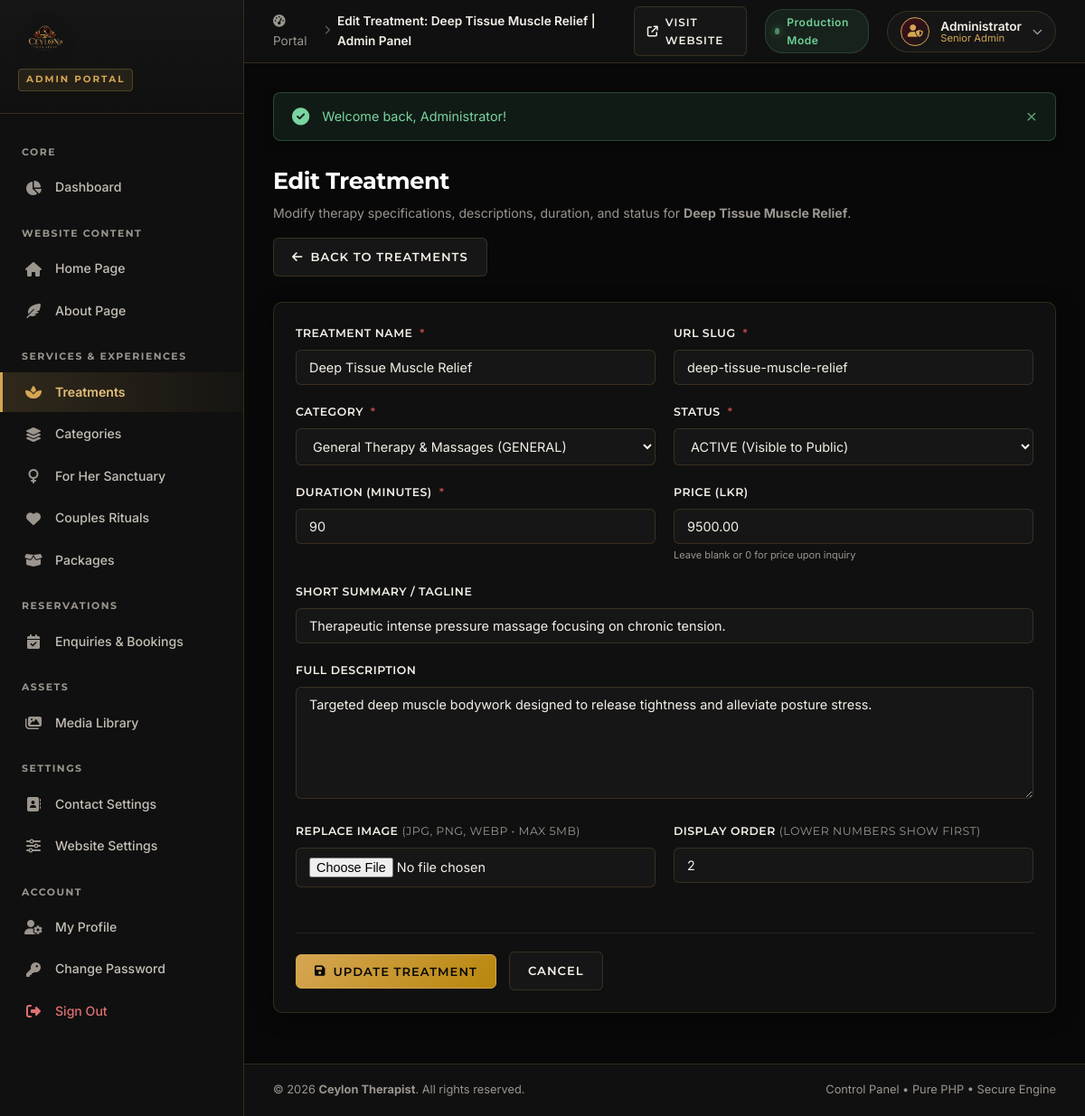
The page /admin/services/edit.php?id=2 (signed in) on the database its author committed.
### tables this page shows
CREATE TABLE IF NOT EXISTS `services` (
    `id` INT UNSIGNED AUTO_INCREMENT PRIMARY KEY,
    `category_id` INT UNSIGNED NOT NULL,
    `name` VARCHAR(150) NOT NULL,
    `slug` VARCHAR(150) NOT NULL UNIQUE,
    `short_description` VARCHAR(255) NULL,
    `description` TEXT NULL,
    `duration_minutes` INT UNSIGNED DEFAULT 60,
    `price` DECIMAL(10,2) NULL DEFAULT NULL,
    `image` VARCHAR(255) NULL,
    `status` ENUM('ACTIVE', 'INACTIVE') DEFAULT 'ACTIVE',
    `display_order` INT DEFAULT 0,
    `created_at` TIMESTAMP DEFAULT CURRENT_TIMESTAMP,
    `updated_at` TIMESTAMP DEFAULT CURRENT_TIMESTAMP ON UPDATE CURRENT_TIMESTAMP,
    CONSTRAINT `fk_services_category` FOREIGN KEY (`category_id`) 
        REFERENCES `service_categories` (`id`) ON DELETE CASCADE ON UPDATE CASCADE
);

CREATE TABLE IF NOT EXISTS `service_categories` (
    `id` INT UNSIGNED AUTO_INCREMENT PRIMARY KEY,
    `code` VARCHAR(50) NOT NULL UNIQUE,
    `name` VARCHAR(100) NOT NULL,
    `description` TEXT NULL,
    `display_order` INT DEFAULT 0,
    `created_at` TIMESTAMP DEFAULT CURRENT_TIMESTAMP
);

### views/admin/services/edit.php (the view, shortened to what the rows shown need)
<?php require BASE_PATH . '/views/layouts/admin-header.php'; ?>
<?php require BASE_PATH . '/views/layouts/admin-sidebar.php'; ?>
<div class="admin-page-header">
    <div class="page-title-wrap">
        <h1>Edit Treatment</h1>
        <p>Modify therapy specifications, descriptions, duration, and status for <strong><?= e($service['name']) ?></strong>.</p>
    </div>
    <div class="admin-header-actions">
        <a href="<?= baseUrl('admin/services/index.php') ?>" class="btn-admin btn-admin-secondary">
            <i class="fa-solid fa-arrow-left"></i> Back to Treatments
        </a>
    </div>
</div>
<div class="admin-card">
    <form action="<?= baseUrl('admin/services/edit.php?id=' . (int)$service['id']) ?>" method="POST" enctype="multipart/form-data">
        <div class="form-grid-2">
            <div class="form-group">
                <label for="name">Treatment Name <span class="required">*</span></label>
                <input type="text" id="name" name="name" class="admin-input" required value="<?= e($service['name']) ?>">
            </div>
            <div class="form-group">
                <label for="slug">URL Slug <span class="required">*</span></label>
                <input type="text" id="slug" name="slug" class="admin-input" required value="<?= e($service['slug']) ?>">
            </div>
        </div>
        <div class="form-grid-2">
            <div class="form-group">
                <label for="category_id">Category <span class="required">*</span></label>
                <select id="category_id" name="category_id" class="admin-select" required>
                    <?php foreach ($categories as $cat): ?>
                        <option value="<?= (int)$cat['id'] ?>" <?= (int)$service['category_id'] === (int)$cat['id'] ? 'selected' : '' ?>>
                            <?= e($cat['name']) ?> (<?= e($cat['code']) ?>)
                        </option>
                    <?php endforeach; ?>
                </select>
            </div>
            <div class="form-group">
                <label for="status">Status <span class="required">*</span></label>
                <select id="status" name="status" class="admin-select" required>
                    <option value="ACTIVE" <?= $service['status'] === 'ACTIVE' ? 'selected' : '' ?>>ACTIVE (Visible to Public)</option>
                </select>
            </div>
        </div>
        <div class="form-grid-2">
            <div class="form-group">
                <label for="duration_minutes">Duration (Minutes) <span class="required">*</span></label>
                <input type="number" id="duration_minutes" name="duration_minutes" class="admin-input" required min="15" step="15" value="<?= (int)$service['duration_minutes'] ?>">
            </div>
            <div class="form-group">
                <label for="price">Price (<?= defined('DEFAULT_CURRENCY') ? DEFAULT_CURRENCY : 'LKR' ?>)</label>
                <input type="number" id="price" name="price" class="admin-input" min="0" step="0.01" placeholder="e.g. 8500.00" value="<?= !empty($service['price']) ? e((string)$service['price']) : '' ?>">
                <small style="color:var(--admin-muted);font-size:11px;">Leave blank or 0 for price upon inquiry</small>
            </div>
        </div>
        <div class="form-group">
            <label for="short_description">Short Summary / Tagline</label>
            <input type="text" id="short_description" name="short_description" class="admin-input" value="<?= e($service['short_description'] ?? '') ?>">
        </div>
        <div class="form-group">
            <label for="description">Full Description</label>
            <textarea id="description" name="description" class="admin-textarea" rows="6"><?= e($service['description'] ?? '') ?></textarea>
        </div>
        <div class="form-grid-2">
            <div class="form-group">
                <label for="image">Replace Image <span style="color:var(--admin-muted);font-weight:normal;">(JPG, PNG, WEBP &bull; Max 5MB)</span></label>
                <input type="file" id="image" name="image" class="admin-input" accept="image/jpeg,image/png,image/webp">
            </div>
            <div class="form-group">
                <label for="display_order">Display Order <span style="color:var(--admin-muted);font-weight:normal;">(Lower numbers show first)</span></label>
                <input type="number" id="display_order" name="display_order" class="admin-input" value="<?= (int)$service['display_order'] ?>">
            </div>
        </div>
        <div class="form-actions">
            <button type="submit" class="btn-admin btn-admin-gold">
                <i class="fa-solid fa-floppy-disk"></i> Update Treatment
            </button>
            <a href="<?= baseUrl('admin/services/index.php') ?>" class="btn-admin btn-admin-secondary">Cancel</a>
        </div>
    </form>
</div>
<?php require BASE_PATH . '/views/layouts/admin-footer.php'; ?>

### views/layouts/admin-sidebar.php (shortened to what the rows shown need)
<?php
$admin = currentAdmin();
$scriptName = str_replace('\\', '/', $_SERVER['SCRIPT_NAME'] ?? '');
?>
<aside class="admin-sidebar" id="adminSidebar">
    <div class="sidebar-brand">
        <a href="<?= baseUrl('admin/dashboard.php') ?>" class="brand-link">
            <img src="<?= assetUrl('images/branding/logo.png') ?>" alt="Ceylon Therapist" class="admin-sidebar-logo">
        </a>
        <span class="badge-portal">ADMIN PORTAL</span>
    </div>
    <nav class="sidebar-nav" aria-label="Admin Navigation">
        <div class="nav-section-title">CORE</div>
        <ul class="nav-group">
            <li class="nav-item">
                <a href="<?= baseUrl('admin/dashboard.php') ?>" class="nav-link <?= strpos($scriptName, 'dashboard.php') !== false ? 'active' : '' ?>">
                    <i class="fa-solid fa-chart-pie nav-icon"></i>
                    <span class="nav-text">Dashboard</span>
                </a>
            </li>
        </ul>
        <div class="nav-section-title">WEBSITE CONTENT</div>
        <ul class="nav-group">
            <li class="nav-item">
                <a href="<?= baseUrl('admin/content/home.php') ?>" class="nav-link <?= strpos($scriptName, 'content/home.php') !== false ? 'active' : '' ?>">
                    <i class="fa-solid fa-house nav-icon"></i>
                    <span class="nav-text">Home Page</span>
                </a>
            </li>
            <li class="nav-item">
                <a href="<?= baseUrl('admin/content/about.php') ?>" class="nav-link <?= strpos($scriptName, 'content/about.php') !== false ? 'active' : '' ?>">
                    <i class="fa-solid fa-feather-pointed nav-icon"></i>
                    <span class="nav-text">About Page</span>
                </a>
            </li>
        </ul>
        <div class="nav-section-title">SERVICES & EXPERIENCES</div>
        <ul class="nav-group">
            <li class="nav-item">
                <a href="<?= baseUrl('admin/services/index.php') ?>" class="nav-link <?= (strpos($scriptName, 'admin/services/') !== false && !isset($_GET['category'])) ? 'active' : '' ?>">
                    <i class="fa-solid fa-spa nav-icon"></i>
                    <span class="nav-text">Treatments</span>
                </a>
            </li>
            <li class="nav-item">
                <a href="<?= baseUrl('admin/categories/index.php') ?>" class="nav-link <?= strpos($scriptName, 'admin/categories/') !== false ? 'active' : '' ?>">
                    <i class="fa-solid fa-layer-group nav-icon"></i>
                    <span class="nav-text">Categories</span>
                </a>
            </li>
            <li class="nav-item">
                <a href="<?= baseUrl('admin/services/index.php?category=FOR_HER') ?>" class="nav-link <?= (isset($_GET['category']) && strtoupper((string)$_GET['category']) === 'FOR_HER') ? 'active' : '' ?>">
                    <i class="fa-solid fa-venus nav-icon"></i>
                    <span class="nav-text">For Her Sanctuary</span>
                </a>
            </li>
            <li class="nav-item">
                <a href="<?= baseUrl('admin/services/index.php?category=COUPLES') ?>" class="nav-link <?= (isset($_GET['category']) && strtoupper((string)$_GET['category']) === 'COUPLES') ? 'active' : '' ?>">
                    <i class="fa-solid fa-heart nav-icon"></i>
                    <span class="nav-text">Couples Rituals</span>
                </a>
            </li>
            <li class="nav-item">
                <a href="<?= baseUrl('admin/packages/index.php') ?>" class="nav-link <?= strpos($scriptName, 'admin/packages/') !== false ? 'active' : '' ?>">
                    <i class="fa-solid fa-box-open nav-icon"></i>
                    <span class="nav-text">Packages</span>
                </a>
            </li>
        </ul>
        <div class="nav-section-title">RESERVATIONS</div>
        <ul class="nav-group">
            <li class="nav-item">
                <a href="<?= baseUrl('admin/enquiries/index.php') ?>" class="nav-link <?= strpos($scriptName, 'admin/enquiries/') !== false ? 'active' : '' ?>">
                    <i class="fa-solid fa-calendar-check nav-icon"></i>
                    <span class="nav-text">Enquiries & Bookings</span>
                </a>
            </li>
        </ul>
        <div class="nav-section-title">ASSETS</div>
        <ul class="nav-group">
            <li class="nav-item">
                <a href="<?= baseUrl('admin/media/index.php') ?>" class="nav-link <?= strpos($scriptName, 'admin/media/') !== false ? 'active' : '' ?>">
                    <i class="fa-solid fa-images nav-icon"></i>
                    <span class="nav-text">Media Library</span>
                </a>
            </li>
        </ul>
        <div class="nav-section-title">SETTINGS</div>
        <ul class="nav-group">
            <li class="nav-item">
                <a href="<?= baseUrl('admin/settings/contact.php') ?>" class="nav-link <?= strpos($scriptName, 'settings/contact.php') !== false ? 'active' : '' ?>">
                    <i class="fa-solid fa-address-book nav-icon"></i>
                    <span class="nav-text">Contact Settings</span>
                </a>
            </li>
            <li class="nav-item">
                <a href="<?= baseUrl('admin/settings/site.php') ?>" class="nav-link <?= strpos($scriptName, 'settings/site.php') !== false ? 'active' : '' ?>">
                    <i class="fa-solid fa-sliders nav-icon"></i>
                    <span class="nav-text">Website Settings</span>
                </a>
            </li>
        </ul>
        <div class="nav-section-title">ACCOUNT</div>
        <ul class="nav-group">
            <li class="nav-item">
                <a href="<?= baseUrl('admin/profile/index.php') ?>" class="nav-link <?= (strpos($scriptName, 'admin/profile/index.php') !== false || ($scriptName === 'admin/profile/')) ? 'active' : '' ?>">
                    <i class="fa-solid fa-user-gear nav-icon"></i>
                    <span class="nav-text">My Profile</span>
                </a>
            </li>
            <li class="nav-item">
                <a href="<?= baseUrl('admin/profile/change-password.php') ?>" class="nav-link <?= strpos($scriptName, 'change-password.php') !== false ? 'active' : '' ?>">
                    <i class="fa-solid fa-key nav-icon"></i>
                    <span class="nav-text">Change Password</span>
                </a>
            </li>
            <li class="nav-item">
                <a href="<?= baseUrl('logout.php') ?>" class="nav-link nav-logout">
                    <i class="fa-solid fa-right-from-bracket nav-icon"></i>
                    <span class="nav-text">Sign Out</span>
                </a>
            </li>
        </ul>
    </nav>
</aside>
<div class="admin-main-container">
    <header class="admin-topbar">
        <div class="topbar-left">
            <div class="topbar-breadcrumbs">
                <span class="breadcrumb-item"><a href="<?= baseUrl('admin/dashboard.php') ?>"><i class="fa-solid fa-gauge-high"></i> Portal</a></span>
                <span class="breadcrumb-sep"><i class="fa-solid fa-chevron-right"></i></span>
                <span class="breadcrumb-item active"><?= e($pageTitle ?? 'Dashboard') ?></span>
            </div>
        </div>
        <div class="topbar-right">
            <a href="<?= baseUrl('index.php') ?>" target="_blank" class="btn-admin btn-admin-secondary" style="font-size:12px;padding:7px 14px;display:flex;align-items:center;gap:7px;text-decoration:none;" title="Open Public Website in New Tab">
                <i class="fa-solid fa-arrow-up-right-from-square"></i> Visit Website
            </a>
            <div class="topbar-badge-live">
                <span class="live-dot"></span>
                <span>Production Mode</span>
            </div>
            <div class="admin-profile-pill">
                <div class="profile-avatar-circle">
                    <i class="fa-solid fa-user-shield"></i>
                </div>
                <div class="profile-meta">
                    <span class="profile-name"><?= e($admin['name'] ?? 'Administrator') ?></span>
                    <span class="profile-role">Senior Admin</span>
                </div>
                <i class="fa-solid fa-chevron-down profile-arrow"></i>
            </div>
        </div>
    </header>
    <main class="admin-workspace">
        <?php if (hasFlash('success')): ?>
            <div class="admin-alert admin-alert-success" role="alert">
                <i class="fa-solid fa-circle-check alert-icon"></i>
                <div class="alert-content">
                    <?php foreach (getFlash('success') as $msg): ?>
                        <p><?= e($msg) ?></p>
                    <?php endforeach; ?>
                </div>
                <button type="button" class="alert-close" aria-label="Close alert">&times;</button>
            </div>
        <?php endif; ?>

### rows shown on the page
services: name "Edit Treatment: Deep Tissue Muscle Relief | Admin Panel", name "Deep Tissue Muscle Relief", slug "deep-tissue-muscle-relief", category_id "General Therapy & Massages (GENERAL)", status "ACTIVE (Visible to Public)", duration_minutes "90", price "9500.00", short_description "Therapeutic intense pressure massage focusing on chronic tension.", description "Targeted deep muscle bodywork designed to release tightness and alleviate posture stress.", display_order "2"

### other values the page prints
$admin['name'] "Administrator"
$msg "Welcome back, Administrator!"
DEFAULT_CURRENCY "LKR"
